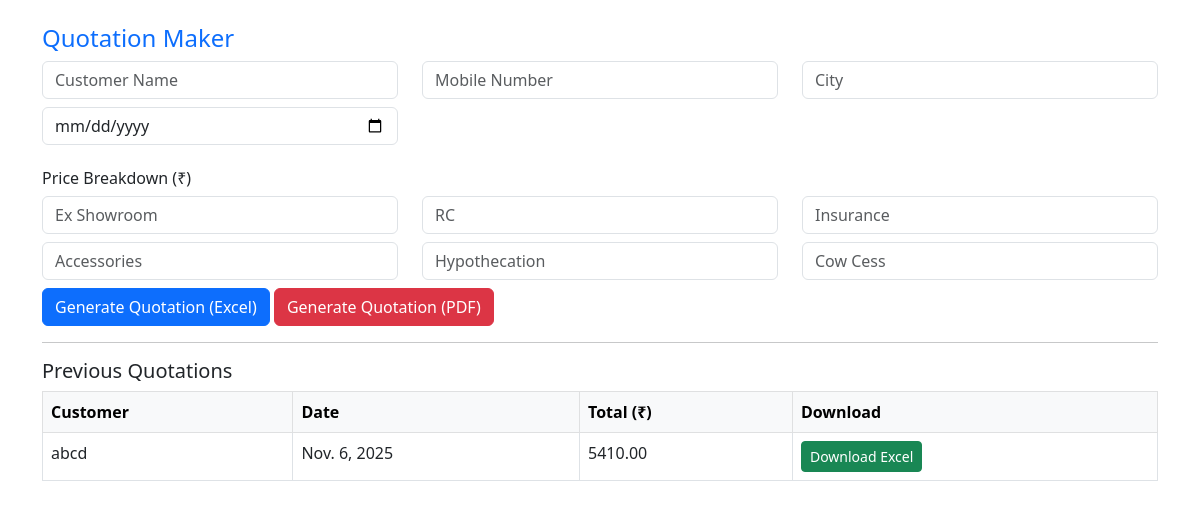
/dealer/quotation/ (signed in), run on the app's committed database.
### portal/models.py (models this page shows, shortened)
class Quotation(models.Model):
    dealer = models.ForeignKey(Dealer, on_delete=models.CASCADE)
    customer_name = models.CharField(max_length=100)
    mobile_no = models.CharField(max_length=15)
    city = models.CharField(max_length=50)
    date_of_quotation = models.DateField()
    ex_showroom = models.DecimalField(max_digits=10, decimal_places=2)
    rc = models.DecimalField(max_digits=10, decimal_places=2)
    insurance = models.DecimalField(max_digits=10, decimal_places=2)
    accessories = models.DecimalField(max_digits=10, decimal_places=2)
    hypothecation = models.DecimalField(max_digits=10, decimal_places=2)
    cow_cess = models.DecimalField(max_digits=10, decimal_places=2)
    total_amount = models.DecimalField(max_digits=12, decimal_places=2, default=0)
    created_at = models.DateTimeField(auto_now_add=True)

### portal/views.py (the view, shortened to what this page needs)
# urls.py: path('dealer/quotation/', views.dealer_quotation, name='dealer_quotation'),
def dealer_quotation(request):
    dealer_id = request.session.get('dealer_id')
    if not dealer_id:
        return redirect('dealer_login')
    dealer = Dealer.objects.get(dealer_id=dealer_id)
    quotations = Quotation.objects.filter(dealer=dealer).order_by('-created_at')
    return render(request, 'portal/dealer_quotation.html', {'dealer': dealer, 'quotations': quotations})

### portal/templates/portal/dealer_quotation.html (shortened to what this page needs)
{% load static %}
<!DOCTYPE html>
<html lang="en">
<head>
<link rel="stylesheet" href="https://cdn.jsdelivr.net/npm/bootstrap@5.3.0/dist/css/bootstrap.min.css">
</head>
<body class="bg-white">
<div class="container mt-4">
  <h4 class="text-primary">Quotation Maker</h4>
  <form method="POST">
    <div class="row">
      <div class="col-md-4 mb-2"><input type="text" name="customer_name" placeholder="Customer Name" class="form-control" required></div>
      <div class="col-md-4 mb-2"><input type="text" name="mobile_no" placeholder="Mobile Number" class="form-control" required></div>
      <div class="col-md-4 mb-2"><input type="text" name="city" placeholder="City" class="form-control" required></div>
      <div class="col-md-4 mb-2"><input type="date" name="date_of_quotation" class="form-control" required></div>
    </div>
    <h6 class="mt-3">Price Breakdown (₹)</h6>
    <div class="row">
      <div class="col-md-4 mb-2"><input type="number" step="0.01" name="ex_showroom" placeholder="Ex Showroom" class="form-control" required></div>
      <div class="col-md-4 mb-2"><input type="number" step="0.01" name="rc" placeholder="RC" class="form-control" required></div>
      <div class="col-md-4 mb-2"><input type="number" step="0.01" name="insurance" placeholder="Insurance" class="form-control" required></div>
      <div class="col-md-4 mb-2"><input type="number" step="0.01" name="accessories" placeholder="Accessories" class="form-control" required></div>
      <div class="col-md-4 mb-2"><input type="number" step="0.01" name="hypothecation" placeholder="Hypothecation" class="form-control" required></div>
      <div class="col-md-4 mb-2"><input type="number" step="0.01" name="cow_cess" placeholder="Cow Cess" class="form-control" required></div>
    </div>
    <button type="submit" name="generate_excel" class="btn btn-primary">Generate Quotation (Excel)</button>
    <button type="submit" name="generate_pdf" class="btn btn-danger">Generate Quotation (PDF)</button>
  </form>
  <hr>
  <h5 class="mt-3">Previous Quotations</h5>
  <table class="table table-bordered mt-2">
    <thead class="table-light">
      <tr>
        <th>Customer</th><th>Date</th><th>Total (₹)</th><th>Download</th>
      </tr>
    </thead>
    <tbody>
      {% for q in quotations %}
        <tr>
          <td>{{ q.customer_name }}</td>
          <td>{{ q.date_of_quotation }}</td>
          <td>{{ q.total_amount }}</td>
          <td><a href="{% url 'download_quotation_excel' q.id %}" class="btn btn-success btn-sm">Download Excel</a></td>
        </tr>
      {% empty %}
        <tr><td colspan="4" class="text-center text-muted">No quotations yet.</td></tr>
      {% endfor %}
    </tbody>
  </table>
</div>
</body>
</html>

### data on the page
Quotation: customer_name "abcd", date_of_quotation "Nov. 6, 2025", total_amount "5410.00"
